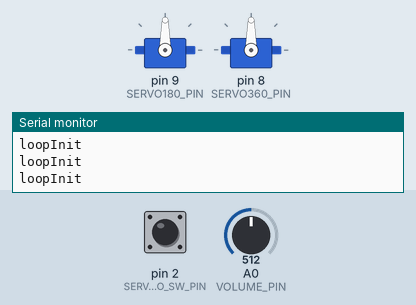
Recording of a program running on a simulated Arduino Pro Mini, built with avr-gcc and run on an emulated ATmega328P. Parts: 2 × servo, the last lines printed to the serial monitor. The test bench sets the inputs (shaded band); at power-on: pin 2 (SERVO360_ZERO_SW_PIN) HIGH, A0 (VOLUME_PIN) = 512.

Above: at 1.2 s.
1.3 s: pin 2 (SERVO360_ZERO_SW_PIN) pulled LOW for 0.15 s
4.4 s: A0 (VOLUME_PIN) set to 716
At 6.89 s:
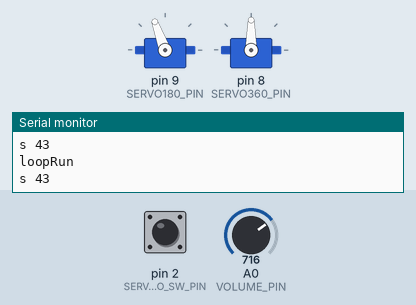
7.4 s: pin 2 (SERVO360_ZERO_SW_PIN) pulled LOW for 1 s
At 8.8 s:
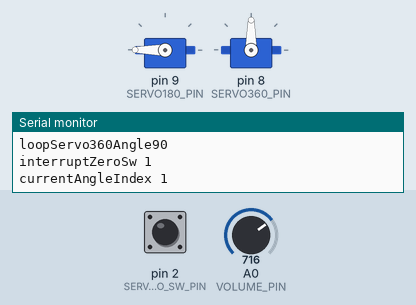
11.4 s: pin 2 (SERVO360_ZERO_SW_PIN) pulled LOW for 3.2 s
At 16.9 s:
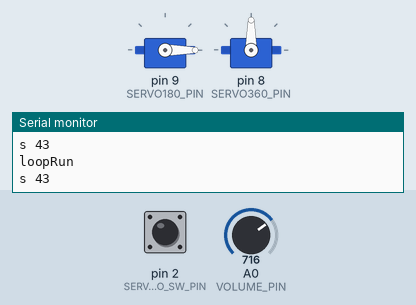
Timing chart, 0 to 17.2 s (numbered marks = the images above; inputs shaded):
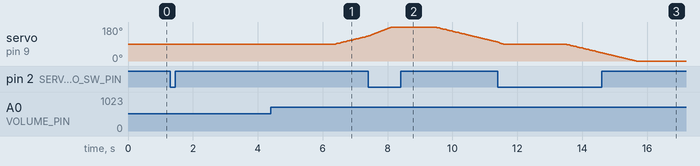

The program:

main.cpp
```cpp
#include <Arduino.h>
#include <VarSpeedServo.h>

#include "main.h"

//仕様メモ
// サーボ 移動スピードを 5秒 程度まで遅く
// 360サーボの初期値 設定は マイクロスイッチ割り込み
// 移動処理 切れ目で 1秒 停止

VarSpeedServo servo180;
VarSpeedServo servo360;

int angles[] = {180,90,0,90};
int currentAngleIndex = 0;
#define ANGLE_INDEX_MAX 4

//初期値設定 SW 割り込み
void interruptZeroSw(){
    int v = digitalRead(SERVO360_ZERO_SW_PIN);
    Serial.print("interruptZeroSw "); Serial.println(v);
    Serial.print("currentAngleIndex "); Serial.println(currentAngleIndex);
    if(v == HIGH) return;
    if(status == INIT){
        status = SERVO360_ZERO_SUCCESS;
    }
    else if(status == RUN){
        currentAngleIndex++;
        if(ANGLE_INDEX_MAX == currentAngleIndex) currentAngleIndex = 0;
        status = SERVO360_ANGLE_90;
    }
}

void setup() {
    Serial.begin(9600);

    //ステッピングモーター初期値 割り込み設定
    pinMode(SERVO360_ZERO_SW_PIN, INPUT_PULLUP);
    attachInterrupt(digitalPinToInterrupt(SERVO360_ZERO_SW_PIN), interruptZeroSw, CHANGE);

    //サーボ 初期値
    servo180.attach(SERVO180_PIN);
    servo180.write(90, SERVO_SPEED_MIN, false);

    servo360.attach(SERVO360_PIN);
    servo360.write(90, SERVO_SPEED_MIN, false);
}

int speedRead(){
    int a = 0;
    for(int i=0;i<100;i++){
        int v = analogRead(VOLUME_PIN);
        a += map(v, 0, 1023, SERVO_SPEED_MIN, SERVO_SPEED_MAX);
    }
    int s = a/100;
    Serial.print("s "); Serial.println(s);
    return s;
}

void loopInit() {
    Serial.println("loopInit ");
    //初期値を設定するために割り込みがあるまで 360度サーボは 回転を続ける
}

//割り込みがあって 初期値設定が終わった
void loopServo360ZeroSuccess() {
    Serial.println("loopServo360ZeroSuccess");
    //360サーボを停止する
    servo360.detach();
    delay(5000);
    //通常の遷移へ
    status = RUN;
}

void setServoAngle(int angle){
    servo360.attach(SERVO360_PIN);
    servo360.write(90, speedRead(), false);
    servo180.write(angle, speedRead(), false);
}

void loopRun() {
    Serial.println("loopRun");
    setServoAngle(angles[currentAngleIndex]);
}

void loopServo360Angle90(){
    Serial.println("loopServo360Angle90");
    servo360.detach();
    delay(2000);
    //通常の遷移へ
    status = RUN;
}

void loop() {
    switch (status){
        case INIT:
            loopInit();
            break;
        case SERVO360_ZERO_SUCCESS:
            loopServo360ZeroSuccess();
            break;
        case RUN:
            loopRun();
            break;
        case SERVO360_ANGLE_90:
            loopServo360Angle90();
            break;
    }

}
```

main.h
```cpp
//ボリューム スピードコントロール
#define VOLUME_PIN A0

//180 SERVO
#define SERVO180_PIN 9
//360 SERVO
#define SERVO360_PIN 8

//サーボのスピード設定
#define SERVO_SPEED_MIN 6
#define SERVO_SPEED_MAX 60

//SW ステッピングモーター初期値 判定
#define SERVO360_ZERO_SW_PIN 2

//ステータス
enum STATUS{
    INIT,
    SERVO360_ZERO_SUCCESS,
    RUN,
    SERVO360_ANGLE_90
};
STATUS status = INIT;
```
